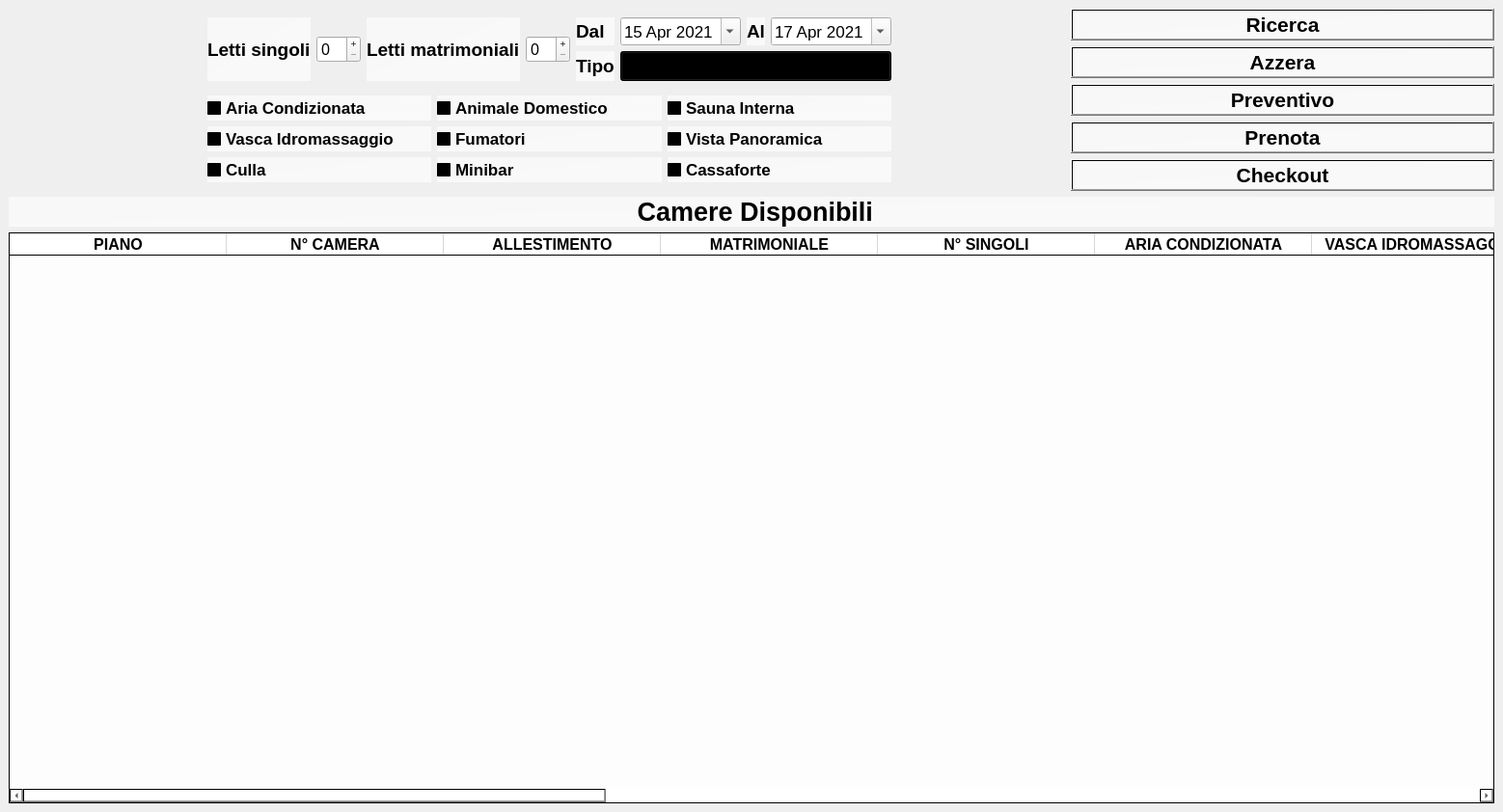
<?xml version="1.0" encoding="UTF-8"?>
<ui version="4.0">
 <class>MainWindow</class>
 <widget class="QMainWindow" name="MainWindow">
  <property name="geometry">
   <rect>
    <x>0</x>
    <y>0</y>
    <width>1558</width>
    <height>842</height>
   </rect>
  </property>
  <property name="minimumSize">
   <size>
    <width>1223</width>
    <height>665</height>
   </size>
  </property>
  <property name="windowTitle">
   <string>Ricerca Camere</string>
  </property>
  <property name="windowIcon">
   <iconset>
    <normaloff>resources/logo/logo_small_icon_only_inverted.png</normaloff>resources/logo/logo_small_icon_only_inverted.png</iconset>
  </property>
  <property name="styleSheet">
   <string notr="true">background-image: url(:/camere/Grand-Hotel-Fleming-2.jpg);</string>
  </property>
  <widget class="QWidget" name="centralwidget">
   <layout class="QGridLayout" name="gridLayout">
    <item row="0" column="0">
     <layout class="QHBoxLayout" name="horizontalLayout">
      <item>
       <widget class="QLabel" name="logo">
        <property name="maximumSize">
         <size>
          <width>200</width>
          <height>260</height>
         </size>
        </property>
        <property name="styleSheet">
         <string notr="true">background-image: url(:/camere/tpg.png);</string>
        </property>
        <property name="text">
         <string/>
        </property>
        <property name="pixmap">
         <pixmap>resources/logo/logo_small_200x230.png</pixmap>
        </property>
       </widget>
      </item>
      <item>
       <layout class="QVBoxLayout" name="verticalLayout_4">
        <item>
         <layout class="QGridLayout" name="gridLayout_6">
          <item row="0" column="4">
           <layout class="QGridLayout" name="gridLayout_7">
            <item row="0" column="1">
             <widget class="QDateEdit" name="date_dal">
              <property name="font">
               <font>
                <family>Arial</family>
                <pointsize>13</pointsize>
               </font>
              </property>
              <property name="calendarPopup">
               <bool>true</bool>
              </property>
              <property name="date">
               <date>
                <year>2021</year>
                <month>4</month>
                <day>15</day>
               </date>
              </property>
             </widget>
            </item>
            <item row="0" column="2">
             <widget class="QLabel" name="label_7">
              <property name="font">
               <font>
                <family>Arial</family>
                <pointsize>14</pointsize>
                <weight>75</weight>
                <bold>true</bold>
               </font>
              </property>
              <property name="styleSheet">
               <string notr="true">background-image: url(:/camere/tpg.png);
background-color: qlineargradient(spread:pad, x1:0, y1:0, x2:1, y2:1, stop:0 rgba(255, 255, 255, 140), stop:1 rgba(255, 255, 255, 165));</string>
              </property>
              <property name="text">
               <string>Al</string>
              </property>
             </widget>
            </item>
            <item row="0" column="0">
             <widget class="QLabel" name="label_6">
              <property name="font">
               <font>
                <family>Arial</family>
                <pointsize>14</pointsize>
                <weight>75</weight>
                <bold>true</bold>
               </font>
              </property>
              <property name="styleSheet">
               <string notr="true">background-image: url(:/camere/tpg.png);
background-color: qlineargradient(spread:pad, x1:0, y1:0, x2:1, y2:1, stop:0 rgba(255, 255, 255, 140), stop:1 rgba(255, 255, 255, 165));</string>
              </property>
              <property name="text">
               <string>Dal</string>
              </property>
             </widget>
            </item>
            <item row="2" column="0">
             <widget class="QLabel" name="label_5">
              <property name="font">
               <font>
                <family>Arial</family>
                <pointsize>14</pointsize>
                <weight>75</weight>
                <bold>true</bold>
               </font>
              </property>
              <property name="styleSheet">
               <string notr="true">background-image: url(:/camere/tpg.png);
background-color: qlineargradient(spread:pad, x1:0, y1:0, x2:1, y2:1, stop:0 rgba(255, 255, 255, 140), stop:1 rgba(255, 255, 255, 165));</string>
              </property>
              <property name="text">
               <string>Tipo</string>
              </property>
             </widget>
            </item>
            <item row="0" column="3">
             <widget class="QDateEdit" name="date_al">
              <property name="font">
               <font>
                <family>Arial</family>
                <pointsize>13</pointsize>
               </font>
              </property>
              <property name="calendarPopup">
               <bool>true</bool>
              </property>
              <property name="date">
               <date>
                <year>2021</year>
                <month>4</month>
                <day>17</day>
               </date>
              </property>
             </widget>
            </item>
            <item row="2" column="1" colspan="3">
             <widget class="QComboBox" name="combo_tipo">
              <property name="font">
               <font>
                <family>Arial</family>
                <pointsize>14</pointsize>
               </font>
              </property>
              <property name="styleSheet">
               <string notr="true">background-image: url(:/camere/tpg.png);
background-color: qlineargradient(spread:pad, x1:0, y1:0, x2:1, y2:1, stop:0 rgba(255, 255, 255, 140), stop:1 rgba(255, 255, 255, 165));</string>
              </property>
              <item>
               <property name="text">
                <string>Single</string>
               </property>
              </item>
              <item>
               <property name="text">
                <string>Deluxe</string>
               </property>
              </item>
              <item>
               <property name="text">
                <string>Bilocale</string>
               </property>
              </item>
             </widget>
            </item>
           </layout>
          </item>
          <item row="0" column="1">
           <widget class="QSpinBox" name="spin_singoli">
            <property name="font">
             <font>
              <family>Arial</family>
              <pointsize>12</pointsize>
             </font>
            </property>
            <property name="buttonSymbols">
             <enum>QAbstractSpinBox::PlusMinus</enum>
            </property>
           </widget>
          </item>
          <item row="0" column="2">
           <widget class="QLabel" name="label_4">
            <property name="font">
             <font>
              <family>Arial</family>
              <pointsize>14</pointsize>
              <weight>75</weight>
              <bold>true</bold>
             </font>
            </property>
            <property name="styleSheet">
             <string notr="true">background-image: url(:/camere/tpg.png);
background-color: qlineargradient(spread:pad, x1:0, y1:0, x2:1, y2:1, stop:0 rgba(255, 255, 255, 140), stop:1 rgba(255, 255, 255, 165));</string>
            </property>
            <property name="text">
             <string>Letti matrimoniali</string>
            </property>
           </widget>
          </item>
          <item row="0" column="0">
           <widget class="QLabel" name="label_3">
            <property name="font">
             <font>
              <family>Arial</family>
              <pointsize>14</pointsize>
              <weight>75</weight>
              <bold>true</bold>
             </font>
            </property>
            <property name="styleSheet">
             <string notr="true">background-image: url(:/camere/tpg.png);
background-color: qlineargradient(spread:pad, x1:0, y1:0, x2:1, y2:1, stop:0 rgba(255, 255, 255, 140), stop:1 rgba(255, 255, 255, 165));</string>
            </property>
            <property name="text">
             <string>Letti singoli</string>
            </property>
           </widget>
          </item>
          <item row="0" column="3">
           <widget class="QSpinBox" name="spin_matrim">
            <property name="font">
             <font>
              <family>Arial</family>
              <pointsize>12</pointsize>
             </font>
            </property>
            <property name="buttonSymbols">
             <enum>QAbstractSpinBox::PlusMinus</enum>
            </property>
           </widget>
          </item>
         </layout>
        </item>
        <item>
         <layout class="QGridLayout" name="gridLayout_3">
          <item row="0" column="1">
           <widget class="QCheckBox" name="cb_animaledomestico">
            <property name="font">
             <font>
              <family>Arial</family>
              <pointsize>13</pointsize>
              <weight>75</weight>
              <bold>true</bold>
             </font>
            </property>
            <property name="styleSheet">
             <string notr="true">background-image: url(:/camere/tpg.png);
background-color: qlineargradient(spread:pad, x1:0, y1:0, x2:1, y2:1, stop:0 rgba(255, 255, 255, 140), stop:1 rgba(255, 255, 255, 165));</string>
            </property>
            <property name="text">
             <string>Animale Domestico</string>
            </property>
           </widget>
          </item>
          <item row="1" column="1">
           <widget class="QCheckBox" name="cb_fumatori">
            <property name="font">
             <font>
              <family>Arial</family>
              <pointsize>13</pointsize>
              <weight>75</weight>
              <bold>true</bold>
             </font>
            </property>
            <property name="styleSheet">
             <string notr="true">background-image: url(:/camere/tpg.png);
background-color: qlineargradient(spread:pad, x1:0, y1:0, x2:1, y2:1, stop:0 rgba(255, 255, 255, 140), stop:1 rgba(255, 255, 255, 165));</string>
            </property>
            <property name="text">
             <string>Fumatori</string>
            </property>
           </widget>
          </item>
          <item row="1" column="0">
           <widget class="QCheckBox" name="cb_vascaidromassaggio">
            <property name="font">
             <font>
              <family>Arial</family>
              <pointsize>13</pointsize>
              <weight>75</weight>
              <bold>true</bold>
             </font>
            </property>
            <property name="styleSheet">
             <string notr="true">background-image: url(:/camere/tpg.png);
background-color: qlineargradient(spread:pad, x1:0, y1:0, x2:1, y2:1, stop:0 rgba(255, 255, 255, 140), stop:1 rgba(255, 255, 255, 165));</string>
            </property>
            <property name="text">
             <string>Vasca Idromassaggio</string>
            </property>
           </widget>
          </item>
          <item row="1" column="2">
           <widget class="QCheckBox" name="cb_vistapanoramica">
            <property name="font">
             <font>
              <family>Arial</family>
              <pointsize>13</pointsize>
              <weight>75</weight>
              <bold>true</bold>
             </font>
            </property>
            <property name="styleSheet">
             <string notr="true">background-image: url(:/camere/tpg.png);
background-color: qlineargradient(spread:pad, x1:0, y1:0, x2:1, y2:1, stop:0 rgba(255, 255, 255, 140), stop:1 rgba(255, 255, 255, 165));</string>
            </property>
            <property name="text">
             <string>Vista Panoramica</string>
            </property>
           </widget>
          </item>
          <item row="0" column="2">
           <widget class="QCheckBox" name="cb_saunainterna">
            <property name="font">
             <font>
              <family>Arial</family>
              <pointsize>13</pointsize>
              <weight>75</weight>
              <bold>true</bold>
             </font>
            </property>
            <property name="styleSheet">
             <string notr="true">background-image: url(:/camere/tpg.png);
background-color: qlineargradient(spread:pad, x1:0, y1:0, x2:1, y2:1, stop:0 rgba(255, 255, 255, 140), stop:1 rgba(255, 255, 255, 165));</string>
            </property>
            <property name="text">
             <string>Sauna Interna</string>
            </property>
           </widget>
          </item>
          <item row="0" column="0">
           <widget class="QCheckBox" name="cb_ariaCondizionata">
            <property name="font">
             <font>
              <family>Arial</family>
              <pointsize>13</pointsize>
              <weight>75</weight>
              <bold>true</bold>
             </font>
            </property>
            <property name="styleSheet">
             <string notr="true">background-image: url(:/camere/tpg.png);
background-color: qlineargradient(spread:pad, x1:0, y1:0, x2:1, y2:1, stop:0 rgba(255, 255, 255, 140), stop:1 rgba(255, 255, 255, 165));</string>
            </property>
            <property name="text">
             <string>Aria Condizionata</string>
            </property>
           </widget>
          </item>
          <item row="2" column="0">
           <widget class="QCheckBox" name="cb_culla_2">
            <property name="font">
             <font>
              <family>Arial</family>
              <pointsize>13</pointsize>
              <weight>75</weight>
              <bold>true</bold>
             </font>
            </property>
            <property name="styleSheet">
             <string notr="true">background-image: url(:/camere/tpg.png);
background-color: qlineargradient(spread:pad, x1:0, y1:0, x2:1, y2:1, stop:0 rgba(255, 255, 255, 140), stop:1 rgba(255, 255, 255, 165));</string>
            </property>
            <property name="text">
             <string>Culla</string>
            </property>
           </widget>
          </item>
          <item row="2" column="2">
           <widget class="QCheckBox" name="cb_cassaforte">
            <property name="font">
             <font>
              <family>Arial</family>
              <pointsize>13</pointsize>
              <weight>75</weight>
              <bold>true</bold>
             </font>
            </property>
            <property name="styleSheet">
             <string notr="true">background-image: url(:/camere/tpg.png);
background-color: qlineargradient(spread:pad, x1:0, y1:0, x2:1, y2:1, stop:0 rgba(255, 255, 255, 140), stop:1 rgba(255, 255, 255, 165));</string>
            </property>
            <property name="text">
             <string>Cassaforte</string>
            </property>
           </widget>
          </item>
          <item row="2" column="1">
           <widget class="QCheckBox" name="cb_minibar">
            <property name="font">
             <font>
              <family>Arial</family>
              <pointsize>13</pointsize>
              <weight>75</weight>
              <bold>true</bold>
             </font>
            </property>
            <property name="styleSheet">
             <string notr="true">background-image: url(:/camere/tpg.png);
background-color: qlineargradient(spread:pad, x1:0, y1:0, x2:1, y2:1, stop:0 rgba(255, 255, 255, 140), stop:1 rgba(255, 255, 255, 165));</string>
            </property>
            <property name="text">
             <string>Minibar</string>
            </property>
           </widget>
          </item>
         </layout>
        </item>
       </layout>
      </item>
      <item>
       <spacer name="horizontalSpacer">
        <property name="orientation">
         <enum>Qt::Horizontal</enum>
        </property>
        <property name="sizeType">
         <enum>QSizePolicy::Fixed</enum>
        </property>
        <property name="sizeHint" stdset="0">
         <size>
          <width>180</width>
          <height>20</height>
         </size>
        </property>
       </spacer>
      </item>
      <item>
       <layout class="QVBoxLayout" name="verticalLayout">
        <item>
         <widget class="QPushButton" name="pb_ricerca">
          <property name="font">
           <font>
            <family>Arial</family>
            <pointsize>16</pointsize>
            <weight>75</weight>
            <bold>true</bold>
           </font>
          </property>
          <property name="styleSheet">
           <string notr="true">background-image: url(:/camere/tpg.png);
background-color: qlineargradient(spread:pad, x1:0, y1:0, x2:1, y2:1, stop:0 rgba(255, 255, 255, 140), stop:1 rgba(255, 255, 255, 165));</string>
          </property>
          <property name="text">
           <string>Ricerca</string>
          </property>
         </widget>
        </item>
        <item>
         <widget class="QPushButton" name="pb_azzera">
          <property name="font">
           <font>
            <family>Arial</family>
            <pointsize>16</pointsize>
            <weight>75</weight>
            <bold>true</bold>
           </font>
          </property>
          <property name="styleSheet">
           <string notr="true">background-image: url(:/camere/tpg.png);
background-color: qlineargradient(spread:pad, x1:0, y1:0, x2:1, y2:1, stop:0 rgba(255, 255, 255, 140), stop:1 rgba(255, 255, 255, 165));</string>
          </property>
          <property name="text">
           <string>Azzera</string>
          </property>
         </widget>
        </item>
        <item>
         <widget class="QPushButton" name="pb_preventivo">
          <property name="font">
           <font>
            <family>Arial</family>
            <pointsize>16</pointsize>
            <weight>75</weight>
            <bold>true</bold>
           </font>
          </property>
          <property name="styleSheet">
           <string notr="true">background-image: url(:/camere/tpg.png);
background-color: qlineargradient(spread:pad, x1:0, y1:0, x2:1, y2:1, stop:0 rgba(255, 255, 255, 140), stop:1 rgba(255, 255, 255, 165));</string>
          </property>
          <property name="text">
           <string>Preventivo</string>
          </property>
         </widget>
        </item>
        <item>
         <widget class="QPushButton" name="pb_prenota">
          <property name="font">
           <font>
            <family>Arial</family>
            <pointsize>16</pointsize>
            <weight>75</weight>
            <bold>true</bold>
           </font>
          </property>
          <property name="styleSheet">
           <string notr="true">background-image: url(:/camere/tpg.png);
background-color: qlineargradient(spread:pad, x1:0, y1:0, x2:1, y2:1, stop:0 rgba(255, 255, 255, 140), stop:1 rgba(255, 255, 255, 165));</string>
          </property>
          <property name="text">
           <string>Prenota</string>
          </property>
         </widget>
        </item>
        <item>
         <widget class="QPushButton" name="pb_prenota_2">
          <property name="font">
           <font>
            <family>Arial</family>
            <pointsize>16</pointsize>
            <weight>75</weight>
            <bold>true</bold>
           </font>
          </property>
          <property name="styleSheet">
           <string notr="true">background-image: url(:/camere/tpg.png);
background-color: qlineargradient(spread:pad, x1:0, y1:0, x2:1, y2:1, stop:0 rgba(255, 255, 255, 140), stop:1 rgba(255, 255, 255, 165));</string>
          </property>
          <property name="text">
           <string>Checkout</string>
          </property>
         </widget>
        </item>
       </layout>
      </item>
     </layout>
    </item>
    <item row="1" column="0">
     <layout class="QVBoxLayout" name="verticalLayout_2">
      <item>
       <widget class="QLabel" name="labelCamere">
        <property name="font">
         <font>
          <family>Arial</family>
          <pointsize>20</pointsize>
          <weight>75</weight>
          <italic>false</italic>
          <bold>true</bold>
         </font>
        </property>
        <property name="styleSheet">
         <string notr="true">background-image: url(:/camere/tpg.png);
background-color: qlineargradient(spread:pad, x1:0, y1:0, x2:1, y2:1, stop:0 rgba(255, 255, 255, 140), stop:1 rgba(255, 255, 255, 165));</string>
        </property>
        <property name="text">
         <string> Camere Disponibili</string>
        </property>
        <property name="alignment">
         <set>Qt::AlignCenter</set>
        </property>
       </widget>
      </item>
      <item>
       <widget class="QTableWidget" name="tabellaCamere">
        <property name="font">
         <font>
          <family>Arial</family>
          <pointsize>11</pointsize>
          <weight>50</weight>
          <italic>false</italic>
          <bold>false</bold>
         </font>
        </property>
        <property name="styleSheet">
         <string notr="true">background-image: url(:/camere/tpg.png);
font: 11pt &quot;Arial&quot;;
background-color: qlineargradient(spread:pad, x1:0, y1:1, x2:1, y2:0, stop:0 rgba(255, 255, 255, 225), stop:1 rgba(255, 255, 255, 227));</string>
        </property>
        <property name="editTriggers">
         <set>QAbstractItemView::NoEditTriggers</set>
        </property>
        <property name="selectionMode">
         <enum>QAbstractItemView::SingleSelection</enum>
        </property>
        <property name="selectionBehavior">
         <enum>QAbstractItemView::SelectRows</enum>
        </property>
        <attribute name="horizontalHeaderDefaultSectionSize">
         <number>225</number>
        </attribute>
        <attribute name="horizontalHeaderStretchLastSection">
         <bool>true</bool>
        </attribute>
        <column>
         <property name="text">
          <string>PIANO</string>
         </property>
         <property name="font">
          <font>
           <pointsize>12</pointsize>
           <weight>75</weight>
           <bold>true</bold>
          </font>
         </property>
        </column>
        <column>
         <property name="text">
          <string>N° CAMERA</string>
         </property>
         <property name="font">
          <font>
           <pointsize>12</pointsize>
           <weight>75</weight>
           <bold>true</bold>
          </font>
         </property>
        </column>
        <column>
         <property name="text">
          <string>ALLESTIMENTO</string>
         </property>
         <property name="font">
          <font>
           <pointsize>12</pointsize>
           <weight>75</weight>
           <bold>true</bold>
          </font>
         </property>
        </column>
        <column>
         <property name="text">
          <string>MATRIMONIALE</string>
         </property>
         <property name="font">
          <font>
           <pointsize>12</pointsize>
           <weight>75</weight>
           <bold>true</bold>
          </font>
         </property>
        </column>
        <column>
         <property name="text">
          <string>N° SINGOLI</string>
         </property>
         <property name="font">
          <font>
           <pointsize>12</pointsize>
           <weight>75</weight>
           <bold>true</bold>
          </font>
         </property>
        </column>
        <column>
         <property name="text">
          <string>ARIA CONDIZIONATA</string>
         </property>
         <property name="font">
          <font>
           <pointsize>12</pointsize>
           <weight>75</weight>
           <bold>true</bold>
          </font>
         </property>
        </column>
        <column>
         <property name="text">
          <string>VASCA IDROMASSAGGIO</string>
         </property>
         <property name="font">
          <font>
           <pointsize>12</pointsize>
           <weight>75</weight>
           <bold>true</bold>
          </font>
         </property>
        </column>
        <column>
         <property name="text">
          <string>CULLA</string>
         </property>
         <property name="font">
          <font>
           <pointsize>12</pointsize>
           <weight>75</weight>
           <bold>true</bold>
          </font>
         </property>
        </column>
        <column>
         <property name="text">
          <string>ANIMALE DOMESTICO</string>
         </property>
         <property name="font">
          <font>
           <pointsize>12</pointsize>
           <weight>75</weight>
           <bold>true</bold>
          </font>
         </property>
        </column>
        <column>
         <property name="text">
          <string>FUMATORI</string>
         </property>
         <property name="font">
          <font>
           <pointsize>12</pointsize>
           <weight>75</weight>
           <bold>true</bold>
          </font>
         </property>
        </column>
        <column>
         <property name="text">
          <string>MINI BAR</string>
         </property>
         <property name="font">
          <font>
           <pointsize>12</pointsize>
           <weight>75</weight>
           <bold>true</bold>
          </font>
         </property>
        </column>
        <column>
         <property name="text">
          <string>SAUNA INTERNA</string>
         </property>
         <property name="font">
          <font>
           <pointsize>12</pointsize>
           <weight>75</weight>
           <bold>true</bold>
          </font>
         </property>
        </column>
        <column>
         <property name="text">
          <string>VISTA PANORAMICA</string>
         </property>
         <property name="font">
          <font>
           <pointsize>12</pointsize>
           <weight>75</weight>
           <bold>true</bold>
          </font>
         </property>
        </column>
        <column>
         <property name="text">
          <string>PRENOTAZIONE TAVOLO</string>
         </property>
         <property name="font">
          <font>
           <pointsize>12</pointsize>
           <weight>75</weight>
           <bold>true</bold>
          </font>
         </property>
        </column>
        <column>
         <property name="text">
          <string>PREZZO</string>
         </property>
         <property name="font">
          <font>
           <pointsize>12</pointsize>
           <weight>75</weight>
           <bold>true</bold>
          </font>
         </property>
        </column>
       </widget>
      </item>
     </layout>
    </item>
   </layout>
  </widget>
 </widget>
 <resources>
  <include location="resources/Camere/camere.qrc"/>
 </resources>
 <connections/>
</ui>
